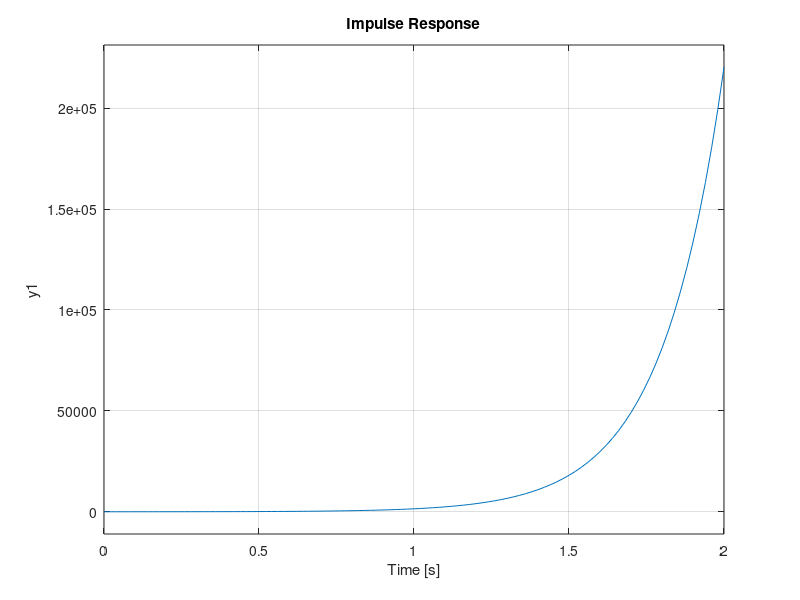
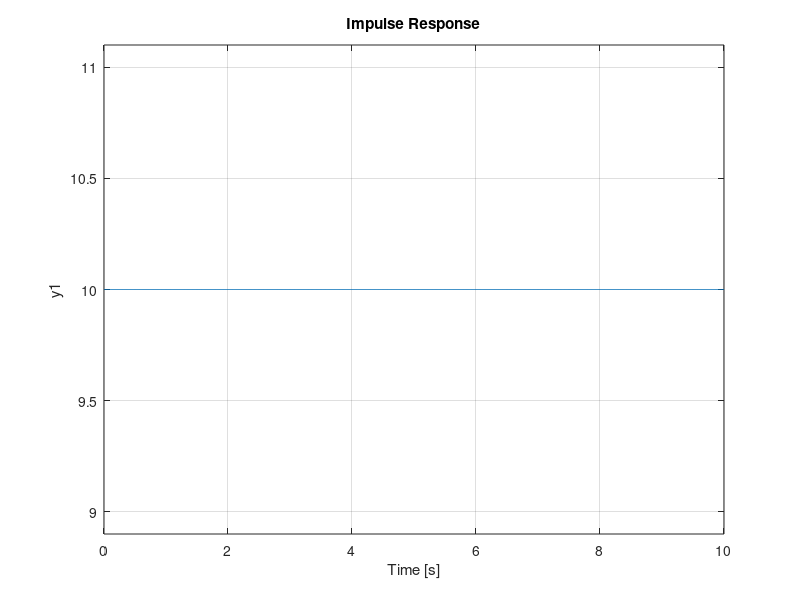
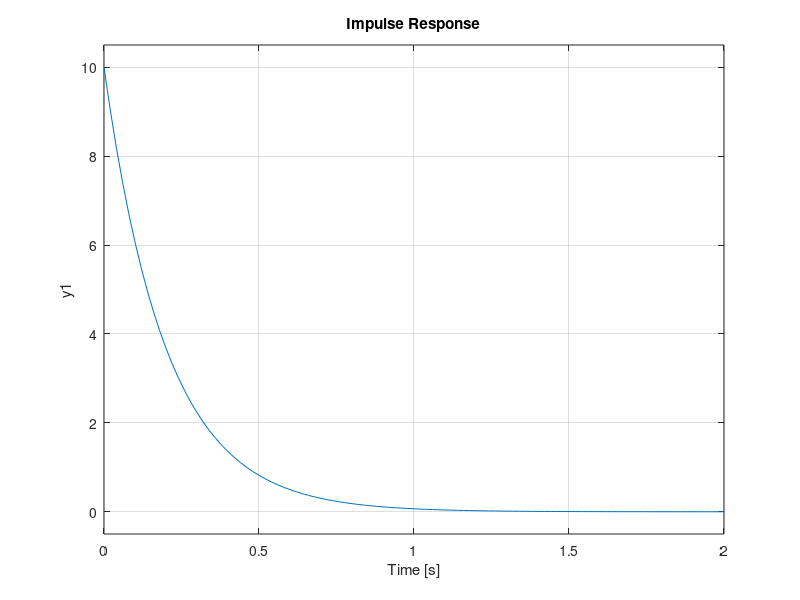
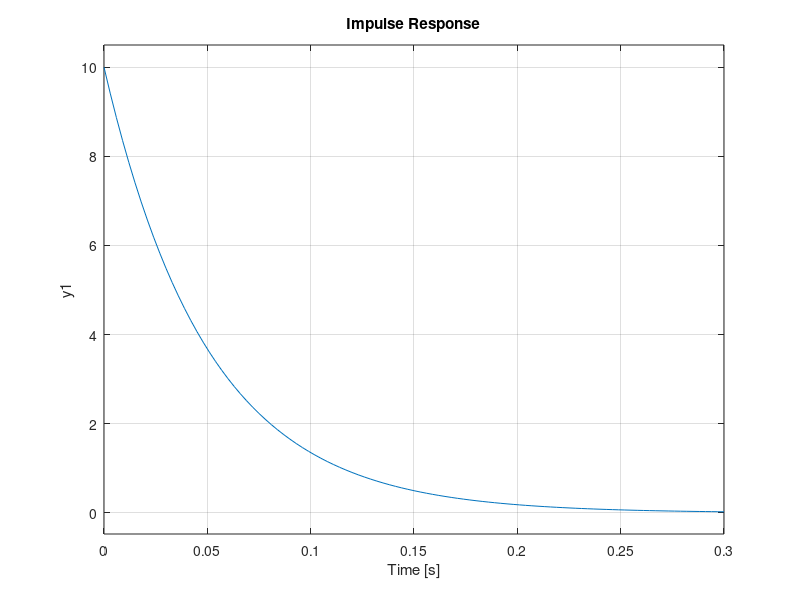

MATLAB code for these plots, in order:
G1 = tf(10, [1, -5]);
G2 = tf(10, [1, 0]);
G3 = tf(10, [1, 5]);
G4 = tf(10, [1, 20]);


% calcolo antitrasformata

% syms s
% F = 10/(s-5);
% ilaplace(F)

fprintf('Risposte all''impulso\n');

impulse(G1)
figure
impulse(G2)
figure
impulse(G3)
figure
impulse(G4)

% tau G1
[numG1, denG1] = tfdata(G1, 'v');
[residui, poli, resto] = residue(numG1, denG1);
tauG1 = -1/poli

% tau G2
[numG2, denG2] = tfdata(G2, 'v');
[residui, poli, resto] = residue(numG2, denG2);
tauG2 = -1/poli

% tau G3
[numG3, denG3] = tfdata(G3, 'v');
[residui, poli, resto] = residue(numG3, denG3);
tauG3 = -1/poli

% tau G4
[numG4, denG4] = tfdata(G4, 'v');
[residui, poli, resto] = residue(numG4, denG4);
tauG4 = -1/poli



fprintf('Risposte al gradino unitario\n');

figure
step(G1)
figure
step(G2)
figure
step(G3)
figure
step(G4)


